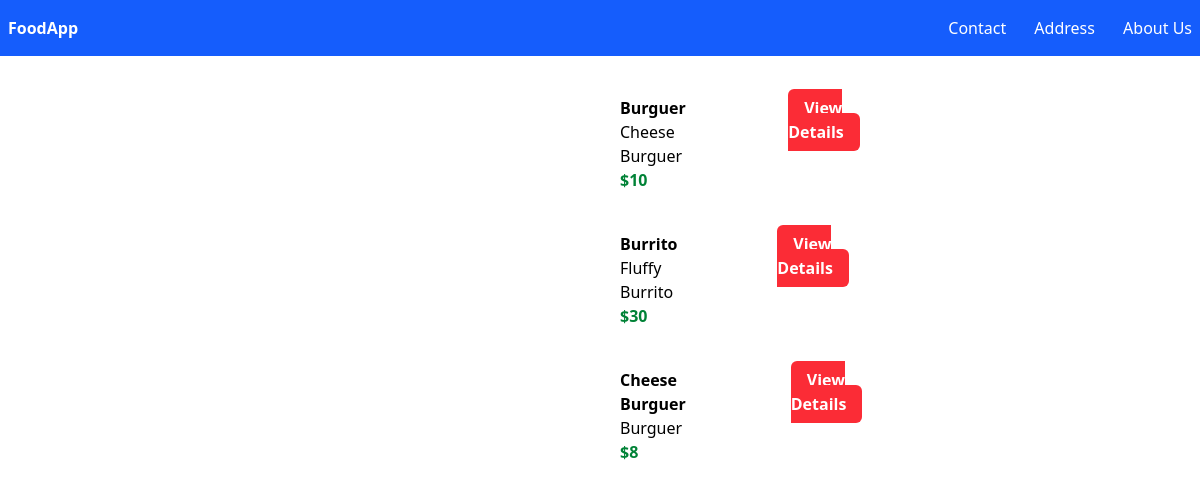
The page /myapp/ on the database its author committed.
### myapp/models.py (models this page shows, shortened)
class Item(models.Model):
        item_name = models.CharField(max_length=200)
        item_desc = models.CharField()
        item_price = models.IntegerField()
        item_image = models.CharField(max_length=500, default='https://img.favpng.com/6/11/15/food-logo-cutlery-and-plate-icon-for-dining-kgzBem0K_t.jpg')

### myapp/views.py (the view)
# urls.py: path('', views.index, name='index'),
def index(request):
    item_list = Item.objects.all()
    context = {
        'item_list': item_list
    }
    return render(request, "myapp/index.html", context)

### myapp/templates/myapp/index.html (shortened to what this page needs)
{% extends 'myapp/base.html' %}
{% block body %}
    <div>
        {% for item in item_list %}
        <div class="m-10 flex w-1/2 mx-auto">
            <div>
            </div>
            <div class="mx-16">
                <div class="font-bold">{{ item.item_name }}</div>
                <div>{{ item.item_desc }}</div>
                <div class="text-green-700 font-bold">${{ item.item_price }}</div>
            </div>
            <div>
                <a class="bg-red-500 text-white font-bold px-4 py-2 rounded-md" href="{% url 'myapp:detail' item.id %}">View Details</a>
            </div>
        </div>
        {% endfor %}
    </div>
{% endblock %}

### rows shown on the page
Item: item_name "Burguer", item_desc "Cheese Burguer", item_price "10"
Item: item_name "Burrito", item_desc "Fluffy Burrito", item_price "30"
Item: item_name "Cheese Burguer", item_desc "Burguer", item_price "8"
